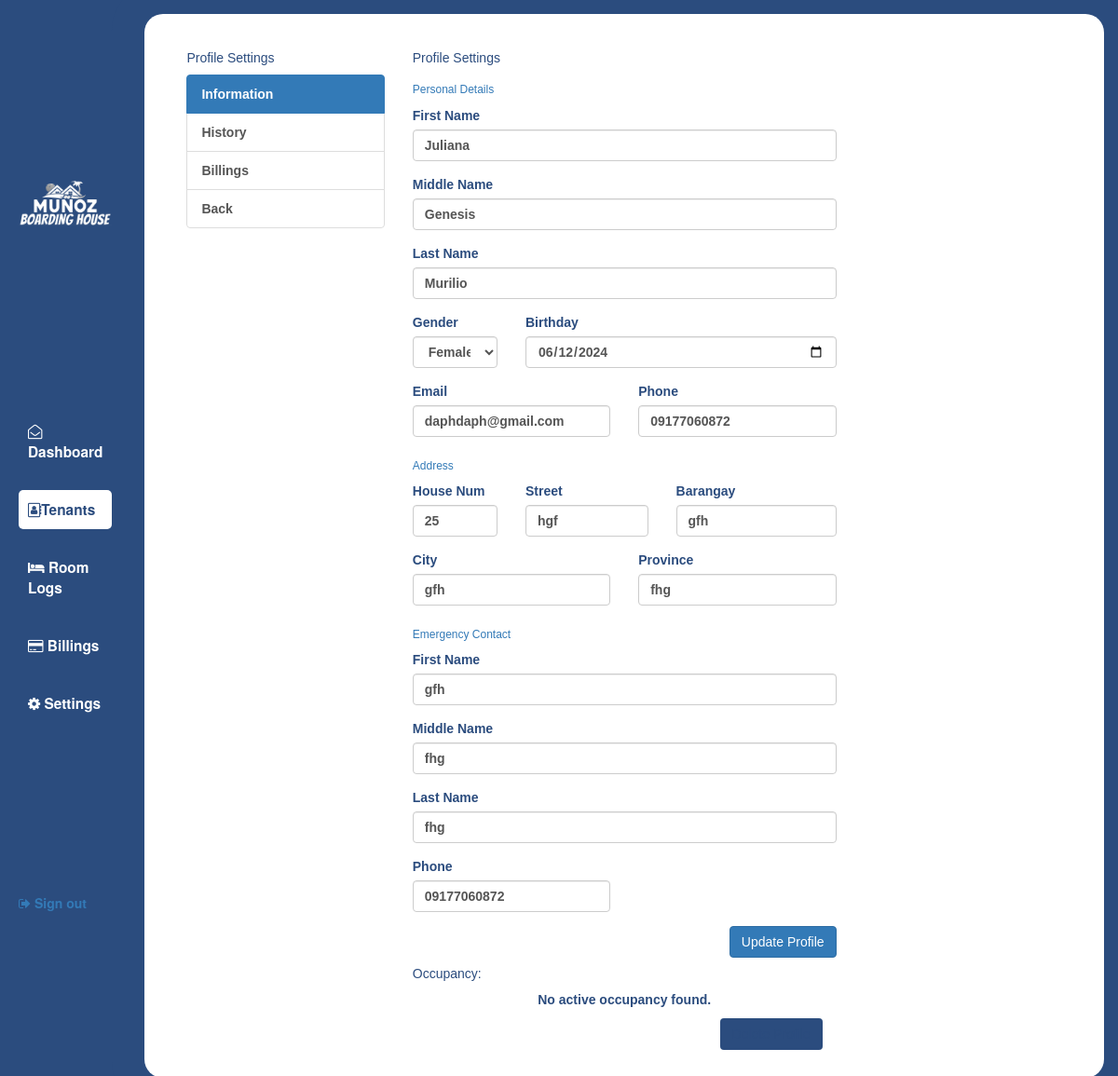
The page /php/tenantThings/tenantinfo.php?TenantID=24 on the database its author committed.
### tables this page shows
CREATE TABLE `tenant` (
  `TenantID` int(11) NOT NULL,
  `TenFname` varchar(50) NOT NULL,
  `TenLname` varchar(50) NOT NULL,
  `TenMname` varchar(50) NOT NULL,
  `TenHouseNum` int(10) NOT NULL,
  `TenSt` varchar(50) NOT NULL,
  `TenBarangay` varchar(50) NOT NULL,
  `TenCity` varchar(50) NOT NULL,
  `TenProv` varchar(50) NOT NULL,
  `TenConNum` varchar(11) NOT NULL,
  `TenEmail` varchar(250) NOT NULL,
  `TenBdate` date NOT NULL,
  `TenGender` enum('M','F') NOT NULL DEFAULT 'M',
  `EmConFname` varchar(50) NOT NULL,
  `EmConLname` varchar(50) NOT NULL,
  `EmConMname` varchar(50) NOT NULL,
  `EmConNum` varchar(11) NOT NULL,
  `DateCreated` timestamp NOT NULL DEFAULT current_timestamp(),
  `LastModified` timestamp NOT NULL DEFAULT current_timestamp() ON UPDATE current_timestamp()
);

### php/tenantThings/tenantinfo.php (the view, shortened to what the rows shown need)
<?php
if (isset($_GET['TenantID'])) {
    $TenantID = $_GET['TenantID'];
} else {
    header('Location: tenantTable.php');
}
?>
<!DOCTYPE html>
<html lang="en">
<head>
    <link rel="stylesheet" href="../styles/tenants-styles.css">
    <link rel="stylesheet" href="../styles/billing-styles.css">
    <link rel="stylesheet" href="https://cdnjs.cloudflare.com/ajax/libs/font-awesome/4.7.0/css/font-awesome.min.css">
    <link rel="stylesheet" href="https://maxcdn.bootstrapcdn.com/bootstrap/3.4.1/css/bootstrap.min.css">
</head>
<body>
<div class="Content">
    <div class="col-xl-3 col-lg-6 col-md-6 col-sm-12 col-12">
        <div class="tab-content">
            <div class="tab-pane active" id="info">
                <?php
                include '../mysql.php';
                $sql = ("SELECT * FROM tenant WHERE TenantID = '$TenantID'");
                $stmt = $conn->prepare($sql);
                $stmt->execute();
                $result = $stmt->get_result();
                $row = $result->fetch_assoc();
                echo '<div class="cardN">
                    <div class="cardN-header">
                        <h5 class="cardN-title mb-0">Profile Settings</h5>
                    </div>
                    <div class="cardN-body">
                        <form action="updateTenants.php" method="POST">
                        <input type="hidden" name="TenantID" value="'. $row["TenantID"]. '">
                        <div class="row gutters">
                            <div class="col-xl-12 col-lg-12 col-md-12 col-sm-12 col-12">
                                <h6 class="mb-3 text-primary">Personal Details</h6>
                            </div>
                            <div class="col-xl-4 col-lg-12 col-md-12 col-sm-12 col-12">
                                <div class="form-group">
                                    <label for="firstname">First Name</label>
                                    <input type="text" class="form-control" name="firstname" placeholder="Enter first name" value="' . $row["TenFname"] . '">
                                </div>
                            </div>
                            <div class="col-xl-4 col-lg-12 col-md-12 col-sm-12 col-12">
                                <div class="form-group">
                                    <label for="middlename">Middle Name</label>
                                    <input type="text" class="form-control" name="middlename" placeholder="Enter middle name" value="' . $row["TenMname"] . '">
                                </div>
                            </div>
                            <div class="col-xl-4 col-lg-12 col-md-12 col-sm-12 col-12">
                                <div class="form-group">
                                    <label for="lastname">Last Name</label>
                                    <input type="text" class="form-control" name="lastname" placeholder="Enter last name" value="' . $row["TenLname"] . '">
                                </div>
                            </div>
                            <div class="col-xl-3 col-lg-3 col-md-3 col-sm-12 col-12">
                                <div class="form-group">
                                    <label for="gender">Gender</label>
                                    <select class="form-control" name="gender">';
                                        if($row["TenGender"] == "M"){
                                             echo '<option value="M" name="tengender" selected>Male</option>
                                             <option value="F" name="tengender">Female</option>';
                                        }else{
                                             echo '<option value="M" name="tengender">Male</option>
                                             <option value="F" name="tengender" selected>Female</option>';
                                        } echo '
                                    </select>
                                </div>
                            </div>
                            <div class="col-xl-4 col-lg-9 col-md-9 col-sm-12 col-12">
                                <div class="form-group">
                                    <label for="birthday">Birthday</label>
                                    <input type="date" class="form-control" name="birthday" value="' . $row["TenBdate"] . '">
                                </div>
                            </div>
                            <div class="col-xl-6 col-lg-6 col-md-6 col-sm-6 col-12">
                                <div class="form-group">
                                    <label for="email">Email</label>
                                    <input type="email" class="form-control" name="email" placeholder="Enter email ID" value="' . $row["TenEmail"] . '">
                                </div>
                            </div>
                            <div class="col-xl-6 col-lg-6 col-md-6 col-sm-6 col-12">
                                <div class="form-group">
                                    <label for="phone">Phone</label>
                                    <input type="text" class="form-control" name="phone" placeholder="Enter phone number" value="' . $row["TenConNum"] . '">
                                </div>
                            </div>
                        </div>
                        <div class="row gutters">
                            <div class="col-xl-2 col-lg-3 col-md-12 col-sm-12 col-12">
                                <div class="form-group">
                                    <label for="housenum">House Num</label>
                                    <input type="text" class="form-control" name="housenum" placeholder="Enter house number"  value="' . $row["TenHouseNum"] . '">
                                </div>
                            </div>
                            <div class="col-xl-5 col-lg-4 col-md-12 col-sm-12 col-12">
                                <div class="form-group">
                                    <label for="street">Street</label>
                                    <input type="text" class="form-control" name="street" placeholder="Enter street" value="' . $row["TenSt"] . '">
                                </div>
                            </div>
                            <div class="col-xl-5 col-lg-5 col-md-12 col-sm-12 col-12">
                                <div class="form-group">
                                    <label for="barangay">Barangay</label>
                                    <input type="text" class="form-control" name="barangay" placeholder="Enter barangay" value="' . $row["TenBarangay"] . '">
                                </div>
                            </div>
                            <div class="col-xl-6 col-lg-6 col-md-6 col-sm-6 col-12">
                                <div class="form-group">
                                    <label for="city">City</label>
                                    <input type="text" class="form-control" name="city" placeholder="Enter city" value="' . $row["TenCity"] . '">
                                </div>
                            </div>
                            <div class="col-xl-6 col-lg-6 col-md-6 col-sm-6 col-12">
                                <div class="form-group">
                                    <label for="province">Province</label>
                                    <input type="text" class="form-control" name="province" placeholder="Enter province" value="' . $row["TenProv"] . '">
                                </div>
                            </div>
                        </div>
                        <div class="row gutters">
                            <div class="col-xl-4 col-lg-12 col-md-12 col-sm-12 col-12">
                                <div class="form-group">
                                    <label for="emconfirstname">First Name</label>
                                    <input type="text" class="form-control" name="emconfirstname" placeholder="Enter first name" value="' . $row["EmConFname"] . '">
                                </div>
                            </div>
                            <div class="col-xl-4 col-lg-12 col-md-12 col-sm-12 col-12">
                                <div class="form-group">
                                    <label for="emconmiddlename">Middle Name</label>
                                    <input type="text" class="form-control" name="emconmiddlename" placeholder="Enter middle name" value="' . $row["EmConMname"] . '">
                                </div>
                            </div>
                            <div class="col-xl-4 col-lg-12 col-md-12 col-sm-12 col-12">
                                <div class="form-group">
                                    <label for="emconlastname">Last Name</label>
                                    <input type="text" class="form-control" name="emconlastname" placeholder="Enter last name" value="' . $row["EmConLname"] . '">
                                </div>
                            </div>
                            <div class="col-xl-6 col-lg-6 col-md-6 col-sm-6 col-12">
                                <div class="form-group">
                                    <label for="emconphone">Phone</label>
                                    <input type="text" class="form-control" name="emconphone" placeholder="Enter phone number" value="' . $row["EmConNum"] . '">
                                </div>
                            </div>
                        </div>
                        </form>
                    </div>
                </div>';
                ?>
            </div>
        </div>
    </div>
</div>
</body>
</html>

### rows shown on the page
tenant: firstname "Juliana", middlename "Genesis", lastname "Murilio", gender "Female", birthday "06/12/2024", email "daphdaph@gmail.com", phone "09177060872", housenum "25", street "hgf", barangay "gfh", city "gfh", province "fhg", emconfirstname "gfh", emconmiddlename "fhg", emconlastname "fhg", emconphone "09177060872"
